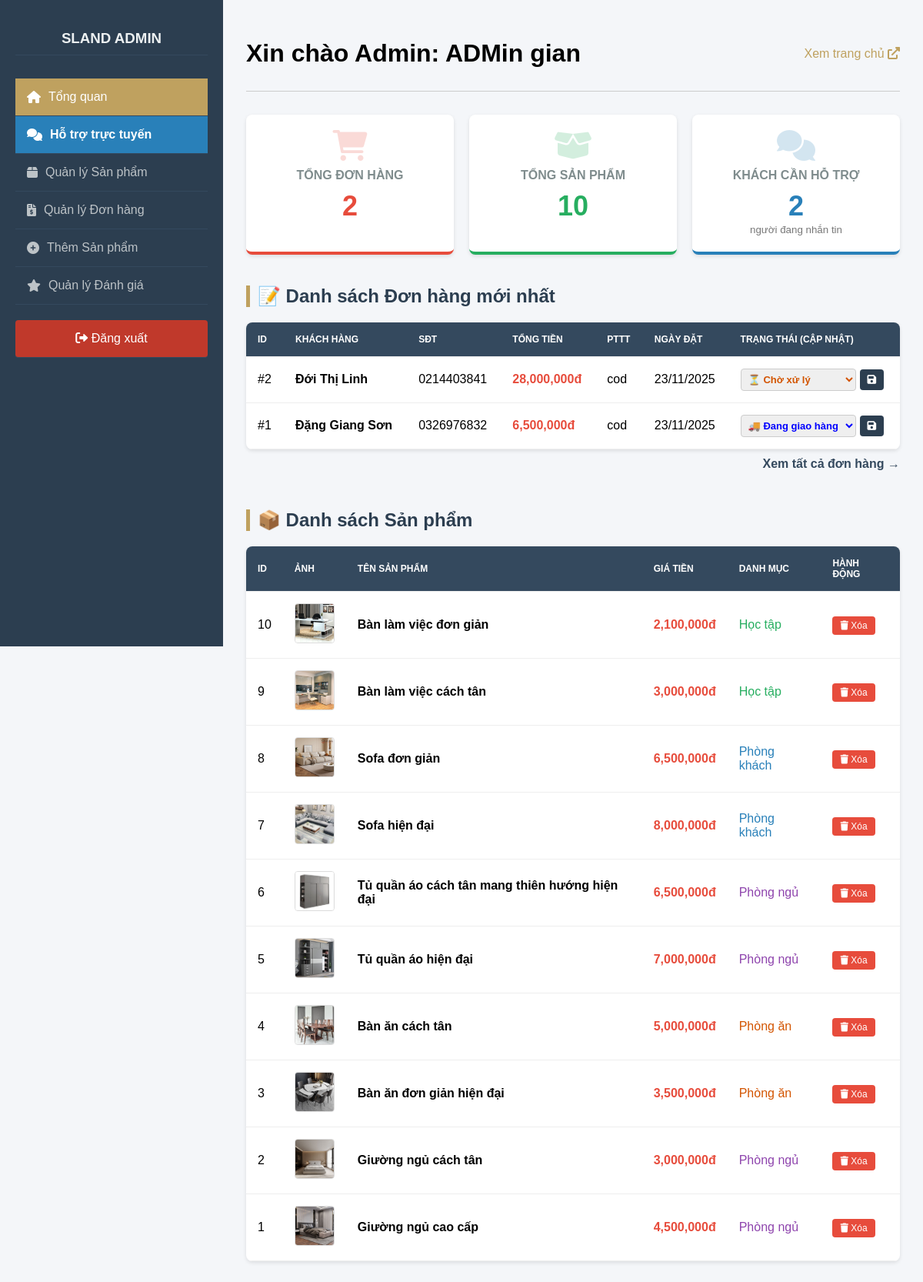
The page /admin.php (signed in) on the database its author committed.
### tables this page shows
CREATE TABLE `orders` (
  `id` int NOT NULL AUTO_INCREMENT,
  `user_id` int NOT NULL,
  `fullname` varchar(100) NOT NULL,
  `phone` varchar(20) NOT NULL,
  `address` text NOT NULL,
  `payment_method` varchar(50) NOT NULL,
  `total_money` decimal(15,2) NOT NULL,
  `status` varchar(50) DEFAULT 'Đang xử lý',
  `created_at` timestamp NULL DEFAULT CURRENT_TIMESTAMP,
  PRIMARY KEY (`id`),
  KEY `user_id` (`user_id`),
  CONSTRAINT `orders_ibfk_1` FOREIGN KEY (`user_id`) REFERENCES `users` (`id`)
);

CREATE TABLE `products` (
  `id` int NOT NULL AUTO_INCREMENT,
  `name` varchar(255) NOT NULL,
  `description` text,
  `price` decimal(10,2) NOT NULL,
  `old_price` decimal(15,0) DEFAULT NULL,
  `image_url` varchar(255) DEFAULT NULL,
  `category_id` int DEFAULT '1',
  `material` varchar(100) DEFAULT NULL,
  `dimensions` varchar(100) DEFAULT NULL,
  `warranty` varchar(50) DEFAULT NULL,
  PRIMARY KEY (`id`)
);

### admin.php (the view, shortened to what this page needs)
<?php
include 'db.php';
$res_orders_count = mysqli_query($conn, "SELECT COUNT(*) as total FROM orders");
$orders_count = mysqli_fetch_assoc($res_orders_count)['total'];
$res_products_count = mysqli_query($conn, "SELECT COUNT(*) as total FROM products");
$products_count = mysqli_fetch_assoc($res_products_count)['total'];
$admin_id = $_SESSION['user_id'];
$sql_chat_count = "SELECT COUNT(DISTINCT sender_id) as total FROM messages WHERE sender_id != '$admin_id'";
$res_chat_count = mysqli_query($conn, $sql_chat_count);
$chat_count = ($res_chat_count) ? mysqli_fetch_assoc($res_chat_count)['total'] : 0;
?>
<!DOCTYPE html>
<html lang="vi">
<head>
<link rel="stylesheet" href="https://cdnjs.cloudflare.com/ajax/libs/font-awesome/6.0.0/css/all.min.css">
</head>
<body>
<div class="sidebar">
<h3>SLAND ADMIN</h3>
<a href="admin.php" class="active"><i class="fas fa-home"></i> Tổng quan</a>
<a href="admin_chat.php" style="background: #2980b9; color: white; font-weight: bold;">
<i class="fas fa-comments"></i> Hỗ trợ trực tuyến
</a>
<a href="#list-products"><i class="fas fa-box"></i> Quản lý Sản phẩm</a>
<a href="#list-orders"><i class="fas fa-file-invoice-dollar"></i> Quản lý Đơn hàng</a>
<a href="admin_add_product.php"><i class="fas fa-plus-circle"></i> Thêm Sản phẩm</a>
<a href="admin_reviews.php"><i class="fas fa-star"></i> Quản lý Đánh giá</a>
<a href="logout.php" style="background: #c0392b; color: white; margin-top: 20px; text-align: center; border-radius: 4px; display: block;">
<i class="fas fa-sign-out-alt"></i> Đăng xuất
</a>
</div>
<div class="content">
<div style="display:flex; justify-content:space-between; align-items:center;">
<h1>Xin chào Admin: <?php echo $_SESSION['username']; ?></h1>
<a href="index.php" target="_blank" style="text-decoration:none; color:#bfa15f;">Xem trang chủ <i class="fas fa-external-link-alt"></i></a>
</div>
<hr style="border: 0; border-top: 1px solid #ccc; margin-bottom: 30px;">
<div class="stats-container">
<div class="card" style="border-bottom: 4px solid #e74c3c;">
<i class="fas fa-shopping-cart" style="color: #e74c3c;"></i>
<h3>Tổng Đơn hàng</h3>
<p style="color: #e74c3c"><?php echo $orders_count; ?></p>
</div>
<div class="card" style="border-bottom: 4px solid #27ae60;">
<i class="fas fa-box-open" style="color: #27ae60;"></i>
<h3>Tổng Sản phẩm</h3>
<p style="color: #27ae60"><?php echo $products_count; ?></p>
</div>
<div class="card" style="border-bottom: 4px solid #2980b9; cursor: pointer;" onclick="window.location.href='admin_chat.php'">
<i class="fas fa-comments" style="color: #2980b9;"></i>
<h3>Khách cần hỗ trợ</h3>
<p style="color: #2980b9"><?php echo $chat_count; ?></p>
<small style="color: #777;">người đang nhắn tin</small>
</div>
</div>
<h2 id="list-orders">📝 Danh sách Đơn hàng mới nhất</h2>
<table>
<thead>
<tr>
<th>ID</th>
<th>Khách hàng</th>
<th>SĐT</th>
<th>Tổng tiền</th>
<th>PTTT</th>
<th>Ngày đặt</th>
<th>Trạng thái (Cập nhật)</th>
</tr>
</thead>
<tbody>
<?php
$sql = "SELECT * FROM orders ORDER BY created_at DESC LIMIT 10";
$result = mysqli_query($conn, $sql);
if (mysqli_num_rows($result) > 0) {
while ($row = mysqli_fetch_assoc($result)) {
?>
<tr>
<td>#<?php echo $row['id']; ?></td>
<td>
<strong><?php echo $row['fullname']; ?></strong>
</td>
<td><?php echo $row['phone']; ?></td>
<td style='color:#e74c3c; font-weight:bold;'><?php echo number_format($row['total_money']); ?>đ</td>
<td><?php echo $row['payment_method']; ?></td>
<td><?php echo date('d/m/Y', strtotime($row['created_at'])); ?></td>
<td>
<form action="update_order_status.php" method="POST" style="display:flex; align-items:center; gap:5px;">
<select name="status" class="status-select"
style="<?php
if($row['status']=='Đã giao hàng') echo 'color:green; font-weight:bold;';
elseif($row['status']=='Đã hủy') echo 'color:red; font-weight:bold;';
elseif($row['status']=='Đang giao hàng') echo 'color:blue; font-weight:bold;';
else echo 'color:#d35400; font-weight:bold;';
?>">
<option value="Chờ xử lý" <?php if($row['status']=='Chờ xử lý') echo 'selected'; ?>>⏳ Chờ xử lý</option>
<option value="Đang giao hàng" <?php if($row['status']=='Đang giao hàng') echo 'selected'; ?>>🚚 Đang giao hàng</option>
</select>
<button type="submit" class="btn-save-order" title="Lưu trạng thái">
<i class="fas fa-save"></i>
</button>
</form>
</td>
</tr>
<?php
}
} else {
echo "<tr><td colspan='7' style='text-align:center'>Chưa có đơn hàng nào.</td></tr>";
}
?>
</tbody>
</table>
<div style="text-align: right; margin-top: 10px;">
<a href="#" style="color: #34495e; text-decoration: none; font-weight:bold;">Xem tất cả đơn hàng &rarr;</a>
</div>
<h2 id="list-products" style="margin-top: 50px;">📦 Danh sách Sản phẩm</h2>
<table>
<thead>
<tr>
<th>ID</th>
<th>Ảnh</th>
<th>Tên sản phẩm</th>
<th>Giá tiền</th>
<th>Danh mục</th>
<th>Hành động</th>
</tr>
</thead>
<tbody>
<?php
$sql_prod = "SELECT * FROM products ORDER BY id DESC";
$res_prod = mysqli_query($conn, $sql_prod);
if (mysqli_num_rows($res_prod) > 0) {
while ($prod = mysqli_fetch_assoc($res_prod)) {
$imgUrl = !empty($prod['image_url']) ? $prod['image_url'] : 'picture/no-image.jpg';
?>
<tr>
<td><?php echo $prod['id']; ?></td>
<td><img src="<?php echo $imgUrl; ?>" class="product-img"></td>
<td style="font-weight:600;"><?php echo $prod['name']; ?></td>
<td style="color:#e74c3c; font-weight: bold;"><?php echo number_format($prod['price']); ?>đ</td>
<td>
<?php
if($prod['category_id'] == 1) echo "<span style='color:#8e44ad'>Phòng ngủ</span>";
elseif($prod['category_id'] == 2) echo "<span style='color:#d35400'>Phòng ăn</span>";
elseif($prod['category_id'] == 3) echo "<span style='color:#2980b9'>Phòng khách</span>";
elseif($prod['category_id'] == 4) echo "<span style='color:#27ae60'>Học tập</span>";
else echo "Khác";
?>
</td>
<td>
<a href="admin_delete_product.php?id=<?php echo $prod['id']; ?>"
   class="btn-delete"
   onclick="return confirm('Bạn chắc chắn muốn xóa: <?php echo $prod['name']; ?>?');">
   <i class="fas fa-trash"></i> Xóa
</a>
</td>
</tr>
<?php
}
} else {
echo "<tr><td colspan='6' style='text-align:center'>Chưa có sản phẩm nào.</td></tr>";
}
?>
</tbody>
</table>
</div>
</body>
</html>

### admin.php (style rules this page uses)
body { margin: 0; font-family: sans-serif; display: flex; background-color: #f4f6f9; }
.sidebar { width: 250px; background: #2c3e50; color: white; height: 100vh; padding: 20px; position: fixed; }
.sidebar h3 { text-align: center; margin-bottom: 30px; color: #ecf0f1; border-bottom: 1px solid #34495e; padding-bottom: 10px; }
.sidebar a { display: flex; align-items: center; gap: 10px; color: #bdc3c7; text-decoration: none; padding: 15px; border-bottom: 1px solid #34495e; transition: 0.3s; }
.sidebar a.active { background: #bfa15f; color: white; }
.content { flex: 1; padding: 30px; margin-left: 290px; }
.stats-container { display: flex; gap: 20px; margin-bottom: 40px; }
.card { flex: 1; padding: 20px; background: white; border-radius: 8px; text-align: center; box-shadow: 0 2px 5px rgba(0,0,0,0.1); transition: transform 0.3s; }
.card h3 { margin: 0 0 10px; color: #7f8c8d; font-size: 16px; text-transform: uppercase; }
.card p { font-size: 36px; margin: 0; font-weight: bold; }
.card i { font-size: 40px; margin-bottom: 10px; opacity: 0.2; }
h2 { color: #2c3e50; border-left: 5px solid #bfa15f; padding-left: 10px; margin-top: 40px; }
table { width: 100%; border-collapse: collapse; background: white; border-radius: 8px; overflow: hidden; box-shadow: 0 2px 5px rgba(0,0,0,0.1); margin-top: 15px; }
th, td { padding: 15px; text-align: left; border-bottom: 1px solid #eee; }
th { background-color: #34495e; color: white; text-transform: uppercase; font-size: 12px; }
.btn-delete { color: white; background: #e74c3c; padding: 5px 10px; text-decoration: none; border-radius: 4px; font-size: 12px; }
.product-img { width: 50px; height: 50px; object-fit: cover; border-radius: 4px; border: 1px solid #ddd; }
.btn-save-order { background: #2c3e50; color: white; border: none; padding: 6px 10px; border-radius: 4px; cursor: pointer; transition: 0.3s; }
.status-select { padding: 5px; border-radius: 4px; border: 1px solid #ccc; outline: none; font-size: 13px; }

### rows shown on the page
orders: id "2", fullname "Đới Thị Linh", phone "0214403841", total_money "28,000,000", payment_method "cod", created_at "23/11/2025", status "⏳ Chờ xử lý"
orders: id "1", fullname "Đặng Giang Sơn", phone "0326976832", total_money "6,500,000", payment_method "cod", created_at "23/11/2025", status "🚚 Đang giao hàng"
products: id "10", image_url (picture), name "Bàn làm việc đơn giản", price "2,100,000", category_id "Học tập"
products: id "9", image_url (picture), name "Bàn làm việc cách tân", price "3,000,000", category_id "Học tập"
products: id "8", image_url (picture), name "Sofa đơn giản", price "6,500,000", category_id "Phòng khách"
products: id "7", image_url (picture), name "Sofa hiện đại", price "8,000,000", category_id "Phòng khách"
products: id "6", image_url (picture), name "Tủ quần áo cách tân mang thiên hướng hiện đại", price "6,500,000", category_id "Phòng ngủ"
products: id "5", image_url (picture), name "Tủ quần áo hiện đại", price "7,000,000", category_id "Phòng ngủ"
products: id "4", image_url (picture), name "Bàn ăn cách tân", price "5,000,000", category_id "Phòng ăn"
products: id "3", image_url (picture), name "Bàn ăn đơn giản hiện đại", price "3,500,000", category_id "Phòng ăn"
products: id "2", image_url (picture), name "Giường ngủ cách tân", price "3,000,000", category_id "Phòng ngủ"
products: id "1", image_url (picture), name "Giường ngủ cao cấp", price "4,500,000", category_id "Phòng ngủ"

### other values the page prints
$_SESSION['username'] "ADMin gian"
$orders_count "2"
$products_count "10"
$chat_count "2"
